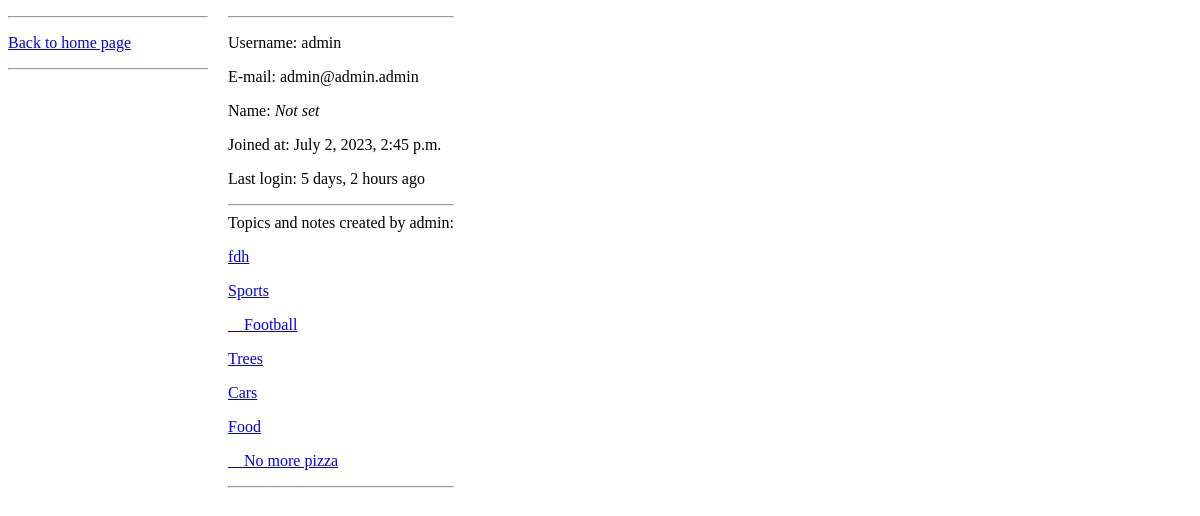
Before: /notes/user/1/ with the older database file.
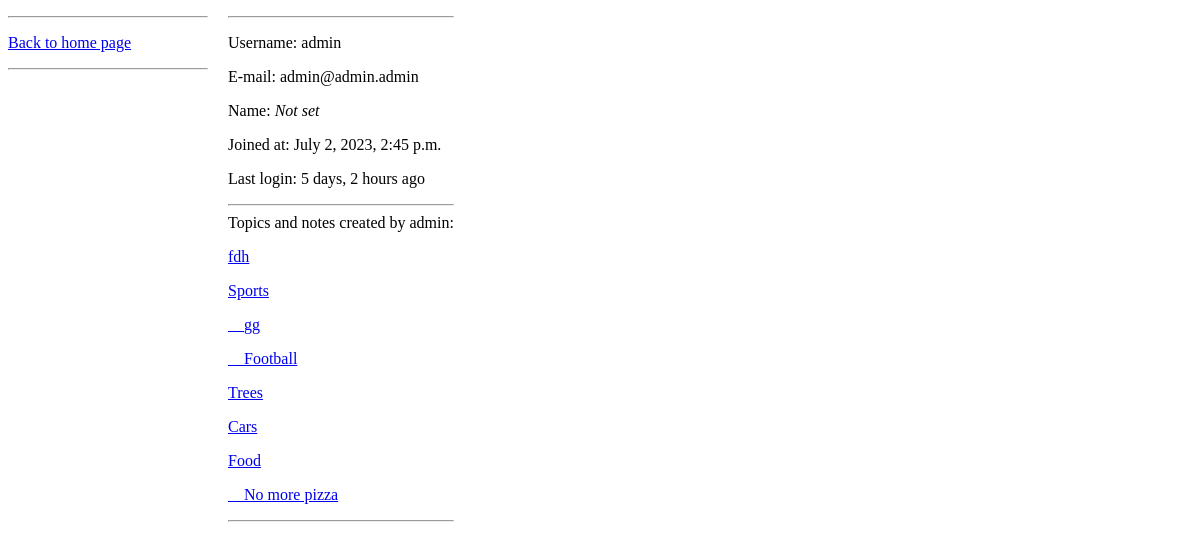
After: the same page with the newer database file.
### notes/models.py (models this page shows, shortened)
class Topic(models.Model):
    author = models.ForeignKey(User, on_delete=models.SET_NULL, null=True)
    name = models.CharField(max_length=100)
    description = models.TextField(max_length=500)
    created_at = models.DateTimeField(auto_now_add=True)
    updated_at = models.DateTimeField(auto_now=True)

class Note(models.Model):
    topic = models.ForeignKey(Topic, on_delete=models.SET_NULL, null=True)
    author = models.ForeignKey(User, on_delete=models.SET_NULL, null=True)
    name = models.CharField(max_length=100)
    description = models.TextField(max_length=500)
    created_at = models.DateTimeField(auto_now_add=True)
    updated_at = models.DateTimeField(auto_now=True)
    completed = models.BooleanField(default=False)
    completed_by = models.ForeignKey(User, on_delete=models.SET_NULL, null=True, related_name='topic_completed_by')

### notes/views.py (the view)
# urls.py: path("user/<int:user_id>/", views.user_detail, name="user_detail"),
def user_detail(request, user_id):
    context = {}
    user = get_object_or_404(User, pk=user_id)
    topics = user.topic_set.all().order_by('-created_at')
    notes = user.note_set.all().order_by('-created_at')
    context['topics'] = topics
    context['user'] = user
    context['notes'] = notes
    return render(request, "notes/user_detail.html", context)

### notes/templates/notes/user_detail.html
<div>
    <div style = "float:left; width:200px; margin-right:20px;">
        <hr/>
        <p>
            <a href="/notes/">Back to home page</a>
        </p>
        <hr/>
    </div>
    <div style = "float:left;">
        <hr/>
        <p>Username: {{ user.username }}</p>
        <p>E-mail: {{ user.email }}</p>
        {% if user.first_name %}
            <p>Name: {{ user.first_name }}</p>
        {% else %}
            <p>Name: <i>Not set</i></p>
        {% endif %}
        <p>Joined at: {{ user.date_joined }}</p>
        <p>Last login: {{ user.last_login|timesince }} ago</p>
        {% if topics %}
            <hr/>
            Topics and notes created by {{ user.username }}:
            {% for topic in topics %}
                <p>
                    <a href="/notes/topic/{{ topic.id }}/">{{ topic.name }}</a>
                </p>
                {% if notes %}
                    {% for note in notes %}
                        {% if note.topic.name == topic.name %}
                            <p>
                                <a href="/notes/note/{{ note.id }}/">&emsp;{{ note.name }}</a>
                            </p>
                        {% endif %}
                    {% endfor %}
                {% endif %}
            {% endfor %}
        {% endif %}
        <hr/>
    </div>
</div>

Changed rows visible on the page:
added Note: name "gg", shown under Topic "Sports"
